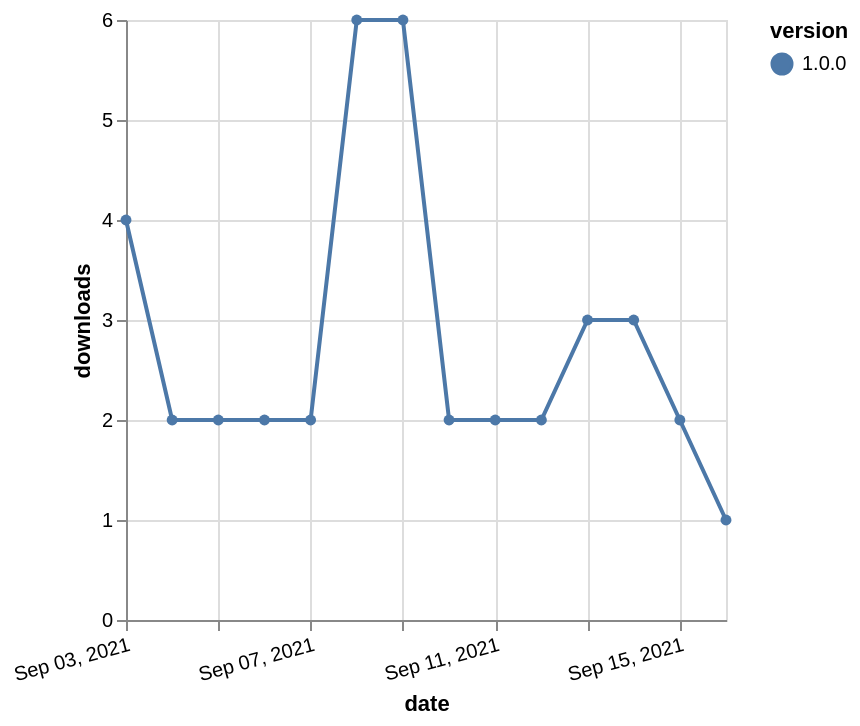

Describe this chart as a Vega-Lite specification.
### Vega-Lite specification from a JSON file in a GitHub repository (floating-point values rounded to 4 significant figures)
{"$schema": "https://vega.github.io/schema/vega-lite/v5.json", "description": "A simple bar chart with embedded data.", "data": {"values": [{"date": "2021-09-03", "total": 2901, "delta": 4, "version": "1.0.0"}, {"date": "2021-09-04", "total": 2903, "delta": 2, "version": "1.0.0"}, {"date": "2021-09-05", "total": 2905, "delta": 2, "version": "1.0.0"}, {"date": "2021-09-06", "total": 2907, "delta": 2, "version": "1.0.0"}, {"date": "2021-09-07", "total": 2909, "delta": 2, "version": "1.0.0"}, {"date": "2021-09-08", "total": 2915, "delta": 6, "version": "1.0.0"}, {"date": "2021-09-09", "total": 2921, "delta": 6, "version": "1.0.0"}, {"date": "2021-09-10", "total": 2923, "delta": 2, "version": "1.0.0"}, {"date": "2021-09-11", "total": 2925, "delta": 2, "version": "1.0.0"}, {"date": "2021-09-12", "total": 2927, "delta": 2, "version": "1.0.0"}, {"date": "2021-09-13", "total": 2930, "delta": 3, "version": "1.0.0"}, {"date": "2021-09-14", "total": 2933, "delta": 3, "version": "1.0.0"}, {"date": "2021-09-15", "total": 2935, "delta": 2, "version": "1.0.0"}, {"date": "2021-09-16", "total": 2936, "delta": 1, "version": "1.0.0"}]}, "width": "container", "mark": {"type": "line", "point": {"filled": true}}, "encoding": {"x": {"field": "date", "type": "temporal", "timeUnit": "yearmonthdate", "title": "date", "axis": {"labelAngle": -15}}, "y": {"field": "delta", "type": "quantitative", "title": "downloads"}, "color": {"field": "version", "type": "nominal"}, "tooltip": {"field": "delta"}}}
